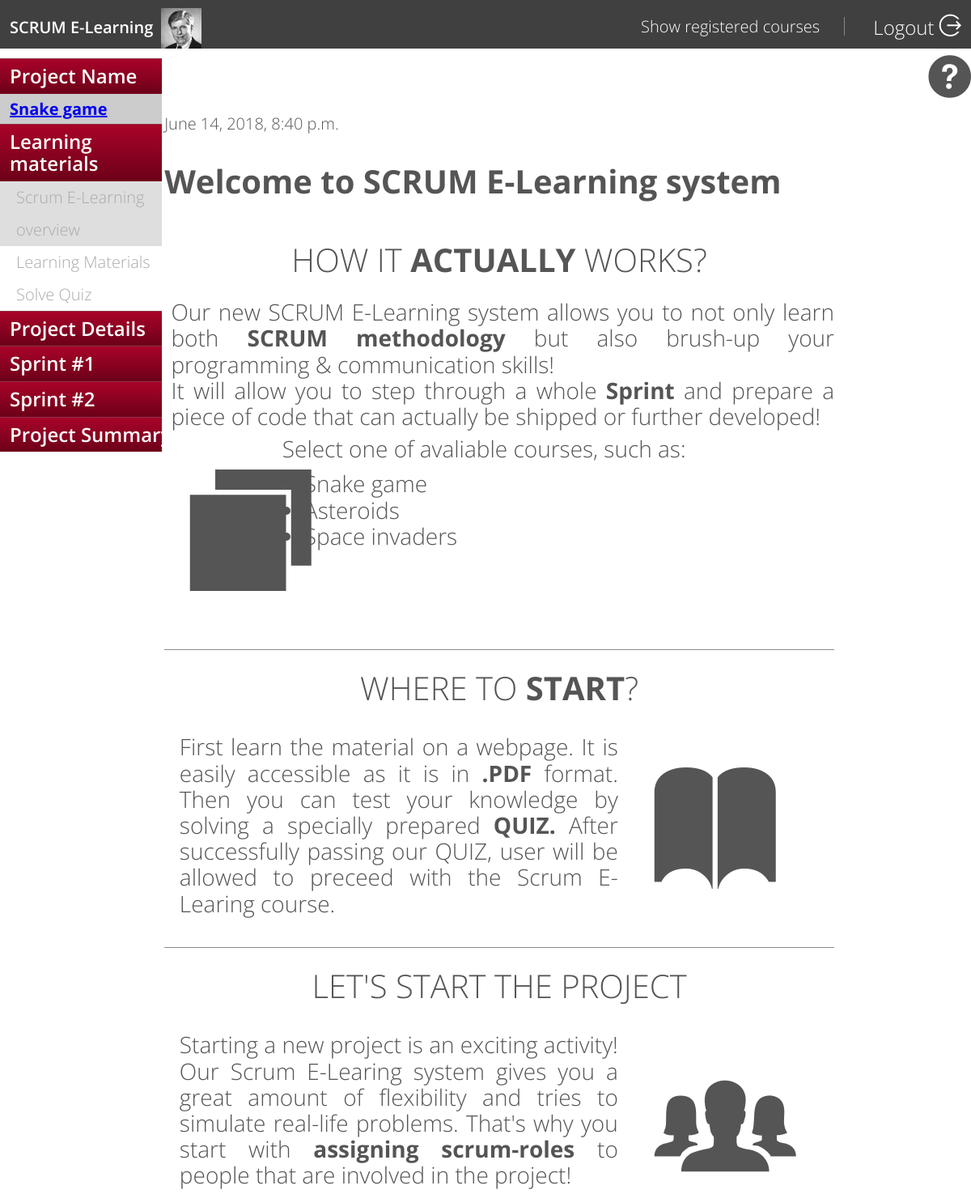
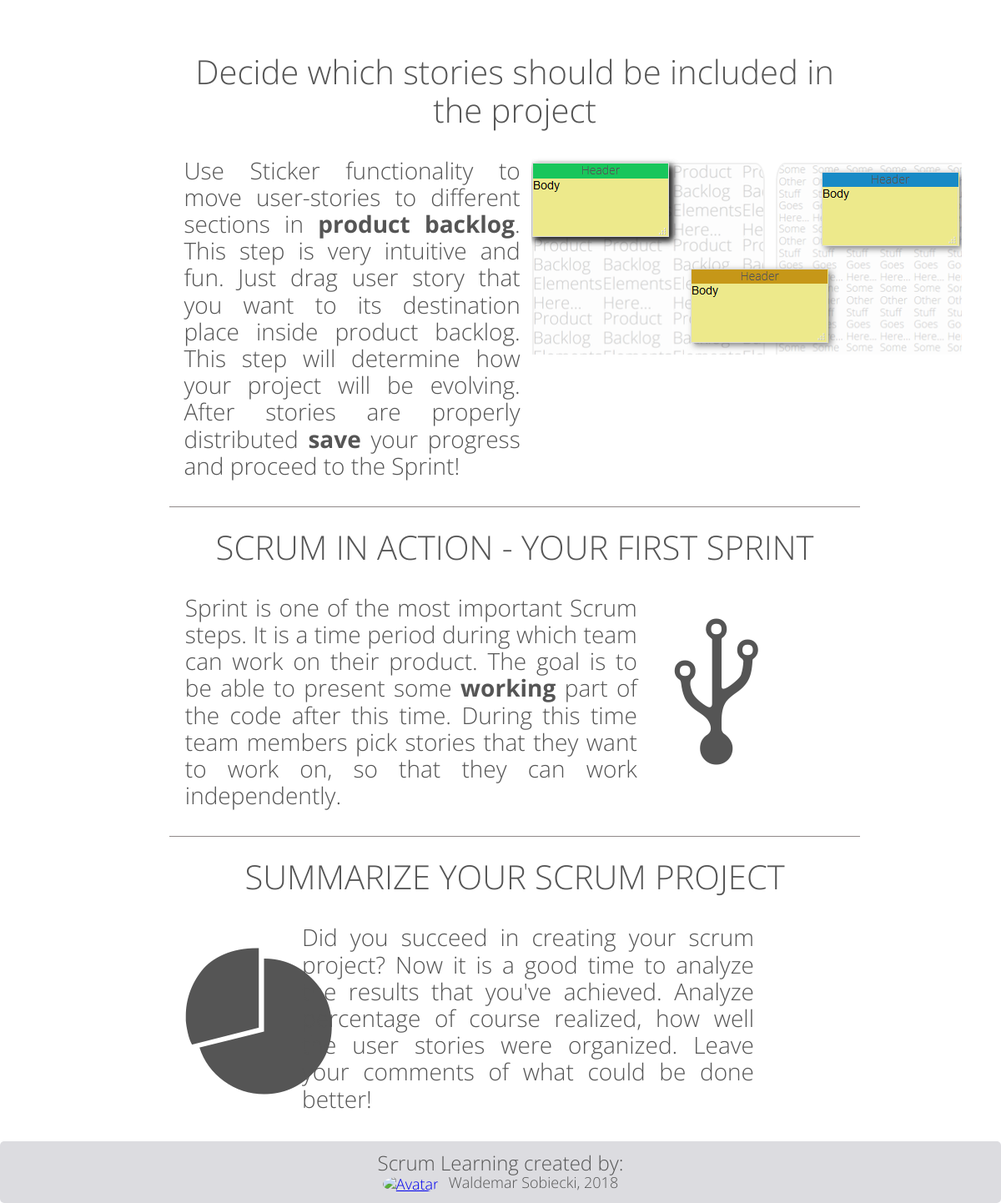
The app's page /course/course_detail/1/ (signed in) with its own data (2 pictures, top to bottom).
### Profile/models.py (models this page shows, shortened)
class Profile(AbstractUser):
    type = models.CharField(max_length=10, blank = True, choices=TYPES, default='Student')
    avatar = models.ImageField(upload_to=user_directory_path, default='static/defaults/!default_user_avatar/user.gif')# #default didn't quite work. When deleted profile the default img was also deleted
    def avatar_url(self):
        if self.avatar and hasattr(self.avatar, 'url'):
            return self.avatar.url
        else:
            return '/static/defaults/!default_user_avatar/user.gif'
    def image_tag(self):
        if self.avatar and hasattr(self.avatar, 'url'):
            return mark_safe('<img src="/media/%s" width="50" height="50" title="%s"/>' % (self.avatar,self.username))
        else:
            return mark_safe('<img src="/%s" width="50" height="50" />' % ('static/defaults/!default_user_avatar/user.gif'))
    image_tag.short_description = 'User Avatar'

### Course/models.py (models this page shows, shortened)
class Course(models.Model):
	program = models.ForeignKey('Program', on_delete=models.CASCADE)
	students = models.ManyToManyField(Profile) #to get list simply course.students.all()
	students_scrum_master = models.ManyToManyField(Profile,related_name='scrum_masters') #to get list simply course.students.all()
	students_developer = models.ManyToManyField(Profile,related_name='develpers') #to get list simply course.students.all()
	students_product_owner = models.ManyToManyField(Profile,related_name='product_owners') #to get list simply course.students.all()
	created = models.DateTimeField(editable=False)
	modified = models.DateTimeField(editable=False)
	deadline = models.DateTimeField(default=datetime.now()+timedelta(days=30),blank=True)
	_progress = models.IntegerField(choices=COURSE_STATES, default=0)
	def get_course_name(self):
		return self.program.name
	get_course_name.short_description = 'Program name'
	def get_cover_tag(self):
		return self.program.cover_tag()
	get_cover_tag.short_description = 'Cover tag'
	def get_progress(self):
		return self._progress

class Program(models.Model):
	name = models.CharField(max_length=64, blank=False, null=False, unique=True)
	slug_name = models.SlugField(max_length=64, blank=False, null=False, unique=True)
	description = models.TextField(blank=True)
	files = models.ManyToManyField(LearningMaterial, related_name='files', blank=True)#
	cover = models.ImageField(upload_to=cover_directory_path, default='static/defaults/default_course_cover/cover.png')
	quiz = models.ManyToManyField(Quiz, related_name='quizes', blank=True)#
	def cover_tag(self):
		if self.cover and hasattr(self.cover, 'url'):
			return mark_safe('<img src="/%s" width="50" height="50" />' % (self.cover))
		else:
			return mark_safe('<img src="/%s" width="50" height="50" />' % ('static/defaults/default_course_cover/cover.png'))
		image_tag.short_description = 'Course Cover'
	def __str__(self):
		return self.name + self.cover_tag()

### Course/views.py (the view)
# urls.py: url(r'^course_detail/(?P<course_pk>\d+)/$', views.course_detail, name='course_detail'),
@login_required #using decorator to make sure only logged users can access this page
def course_detail(request,course_pk):
	context={}
	course = Course.objects.get(pk=course_pk)
	context['course'] = course
	context['progress_estimated'] = 0
	return render(request, 'course_detail.html',context)

### Course/templates/course_detail.html
{% extends "generics/course_generic.html" %}
{% block left %}
      {% include "includes/header_secondary.html" with section='learning_materials'  bullet_point='learning_materials_1' %}
{% endblock %}
{% block right %}
  {{course.created}}
  <div class="col span-10-of-12">
    <div class="overview-container">
        <div class="row">
        <h1>Welcome to SCRUM E-Learning system   </h1>
        </div>
    <div class="row">
        <div class="overview-title">
            How it <span>actually </span> works?
        </div>
        <div class="overview-content">
        Our new SCRUM E-Learning system allows you to not only learn both <span>SCRUM methodology</span> but also brush-up your programming & communication skills!<br>
        It will allow you to step through a whole <span>Sprint</span> and prepare a piece of code that can actually be shipped or further developed!
        </div>
    </div>
    <div class="row">
        <div class="col span-2-of-12">
            <i class="ion-ios-browsers"></i>
        </div>
        <div class="col span-8-of-12">
            <div class="overview-content">
                Select one of avaliable courses, such as:
                <ul>
                    <li>Snake game</li>
                    <li>Asteroids</li>
                    <li>Space invaders</li>
                </ul>
            </div>
        </div>
    </div>
    <div class="row">
        <div class="overview-title">
            Where to <span>start</span>?
        </div>
        <div class="col span-8-of-12">
            <div class="overview-content">
                First learn the material on a webpage. It is easily accessible as it is in <span>.PDF</span> format. Then you can test your knowledge by solving a specially prepared <span>QUIZ.</span> After successfully passing our QUIZ, user will be allowed to preceed with the Scrum E-Learing course.
            </div>
        </div>
        <div class="col span-2-of-12">
            <i class="ion-ios-book"></i>
        </div>
    </div>
    <div class="row">
        <div class="overview-title">
            Let's start the project
        </div>
        <div class="col span-8-of-12">
            <div class="overview-content">
                Starting a new project is an exciting activity! Our Scrum E-Learing system gives you a great amount of flexibility and tries to simulate real-life problems. That's why you start with <span>assigning scrum-roles </span> to people that are involved in the project!
            </div>
        </div>
        <div class="col span-2-of-12">
            <i class="ion-ios-people"></i>
        </div>
    </div>
    <div class="row">
        <h4>
            Decide which stories should be included in the project
        </h4>
        <div class="col span-6-of-12">
            <div class="overview-content">
                Use Sticker functionality to move user-stories to different sections in <span>product backlog</span>. This step is very intuitive and fun. Just drag user story that you want to its destination place inside product backlog. This step will determine how your project will be evolving. After stories are properly distributed <span>save</span> your progress and proceed to the Sprint!
            </div>
        </div>
        <div class="col span-4-of-12">
            <img src="static/img/backlog_example.PNG">
        </div>
    </div>
    <div class="row">
        <div class="overview-title">
            Scrum in action - your first sprint
        </div>
        <div class="col span-8-of-12">
            <div class="overview-content">
                Sprint is one of the most important Scrum steps. It is a time period during which team can work on their product. The goal is to be able to present some <span>working</span> part of the code after this time. During this time team members pick stories that they want to work on, so that they can work independently.
            </div>
        </div>
        <div class="col span-2-of-12">
            <i class="ion-usb"></i>
        </div>
    </div>
    <div class="row">
        <div class="overview-title">
            Summarize your Scrum project
        </div>
        <div class="col span-2-of-12">
            <i class="ion-ios-pie icon-left"></i>
        </div>
        <div class="col span-8-of-12">
            <div class="overview-content">
            Did you succeed in creating your scrum project? Now it is a good time to analyze the results that you've achieved. Analyze percentage of course realized, how well the user stories were organized. Leave your comments of what could be done better!
            </div>
        </div>
    </div>
</div>
</div>
{% endblock %}

### templates/includes/header_course.html (shortened to what this page needs)
    {% load static %}
    <header>
        <div class="row">
            <div class=logo>
               <a href="{% url 'index_page' %}">SCRUM E-Learning</a>
            </div>
            <img src="{{ request.user.avatar_url }}" title="Logged as: {{request.user.username}}" style="height: 50px; width: auto;margin-left: 10px;">
            <div class="main-nav">
                <ul>
                    <li><a href="{% url 'Course:course_list' %}">Show registered courses</a></li>
                    <li><a href="{% url 'Profile:logout_profile' %}">Logout  <i class="ion-log-out"></i></a></li>
                </ul>
            </div>
        </div>
    </header>

### templates/includes/header_secondary.html (shortened to what this page needs)
        {% load static %}
             <div class="menu-item alpha {% if section == 'program_description' %} active {% endif %}">
              <h4><a href="#">Project Name</a></h4>
              <h3 class="{% if bullet_point == 'program_description_1' %} active {% endif %}"><a href="{% url 'Course:program_description' course.pk %}">{{course.program.name}}</a></h3>
            </div>
            <div class="{% if section == 'learning_materials' %} active {% endif %} menu-item">
              <h4><a href="#">Learning materials</a></h4>
              <ul>
                <li class="{% if bullet_point == 'learning_materials_1' %} active {% endif %}">
                  <a href="{% url 'Course:course_detail' course.pk %}">Scrum E-Learning overview </a>
                </li>
                <li class="{% if bullet_point == 'learning_materials_2' %} active {% endif %}"><a href="{% url 'Course:learning_materials' course.pk %}">Learning Materials</a></li>
                <li class="{% if bullet_point == 'learning_materials_3' %} active {% endif %}"><a href="{% url 'Course:quiz' course.pk %}">Solve Quiz</a></li>
              </ul>
            </div>
            <div class="{% if section == 'project_details' %} active {% endif %} menu-item">
              <h4><a href="#">Project Details</a></h4>
            </div>
            <div class="{% if section == 'sprint' %} active {% endif %} menu-item">
              <h4><a href="#">Sprint #1</a></h4>
            </div>
            <div class="{% if section == 'sprint2' %} active {% endif %} menu-item">
              <h4><a href="#">Sprint #2</a></h4>
            </div>
            <div class="{% if section == 'project_summary' %} active {% endif %} menu-item">
              <h4><a href="#">Project Summary</a></h4>
            </div>

### static/css/responsivegridsystem.css (style rules this page uses)
.row { zoom: 1; }
.row:before, .row:after { content:""; display:table; }
.row:after { clear:both; }
.col { display: block; float:left; margin: 1% 0 1% 1.6%; }
.col:first-child { margin-left: 0; }
.span-10-of-12 { width: 83.06%; }
.span-8-of-12 { width: 66.13%; }
.span-6-of-12 { width: 49.2%; }
.span-4-of-12 { width: 32.26%; }
.span-2-of-12 { width: 15.33%; }

### static/css/style.css (style rules this page uses)
* { margin: 0; padding: 0; box-sizing: border-box; }
html, body, section { background-color: #fff; color: #555; font-family: 'Open Sans', sans-serif; font-size: 20px; font-weight: 300; text-rendering: optimizeLegibility; width: 100%; margin: 0 auto; }
.row { max-width: 2000px; margin: 0 auto; }
header { background-color:rgba(0, 0, 0, 0.75); color: #fff; padding: 10px 0; height: 60px; position: fixed; left: 0; top: 0; width: 100%; }
.logo { margin-top: 1%; float: left; font-weight: 600; margin-left:1%; display: inline-block; width: auto; }
.main-nav { margin-top: 0.5%; margin-right: 1%; float: right; }
.main-nav li { list-style: none; display: inline-block; border-right: 1px solid rgba(154, 152, 152, 0.82); padding:0 30px; vertical-align: middle; }
.main-nav ul li:last-child { border: 0px; padding-right: 0; font-size: 1.2em; margin-top: -0.5%; }
.main-nav a:link,a:visited, .logo a, .logo a:visited { color: #fff; text-decoration: none; }
.main-nav i { font-size: 1.3em; font-weight: bold; }
.menu-item { min-width: 200px; }
.menu-item h4 { color: #fff; font-size: 1.2em; font-weight: 600; padding: 7px 12px; background: #a90329; }
.menu-item h3 { color: #111; font-size: 1em; font-weight: bold; padding: 7px 12px; background: #ccc; }
.menu-item h4 a { color: white; display: block; text-decoration: none; width: 200px; }
.menu-item h4 { border-bottom: 1px solid rgba(0,0,0,0.3); border-top: 1px solid rgba(255,255,255,0.2); color: #fff; font-size: 1.2em; font-weight: 600; padding: 7px 12px; background: #a90329; background: -moz-linear-gradient(top, #a90329 0%, #8f0222 44%, #6d0019 100%); background: -webkit-gradient(linear, left top, left bottom, color-stop(0%,#a90329), color-stop(44%,#8f0222), color-stop(100%,#6d0019)); background: -webkit-linear-gradient(top, #a90329 0%,#8f0222 44%,#6d0019 100%); background: -o-linear-gradient(top, #a90329 0%,#8f0222 44%,#6d0019 100%); background: -ms-linear-gradient(top, #a90329 0%,#8f0222 44%,#6d0019 100%); background: linear-gradient(top, #a90329 0%,#8f0222 44%,#6d0019 100%); filter: progid:DXImageTransform.Microsoft.gradient( startColorstr='#a90329', endColorstr='#6d0019',GradientType=0 ); }
.menu-item ul { background: #b4b3b3; font-size: 13px; line-height: 30px; list-style-type: none; overflow: hidden; padding: 0px; }
.menu-item ul a { margin-left: 20px; text-decoration: none; color: #aaa; display: block; width: 200px; }
.menu-item li, { border-bottom: 1px solid #eee; }
.menu-item ul { background: #fff; font-size: 1em; line-height: 2em; list-style-type: none; overflow: hidden; padding: 0px; max-height: 0px; transition: max-height 2s ease-out; }
.menu-item.active ul { overflow: visible; max-height: 500px; }
.menu-item ul li.active { background: #dedede; }
.overview-container h4 { font-size: 2em; text-align: center; margin: 3% auto; font-weight: 100; }
.overview-container i { font-size: 10em; padding: 25%; }
.overview-title { text-align: center; margin: 3% auto; font-size: 2em; text-transform:uppercase; }
.overview-container > .row:nth-child(n + 3) > .overview-title { border-top: 1px solid #908a8a; margin-top: 3%; padding-top: 3%; }
.overview-title span, .overview-content span { font-weight: bold; }
.overview-content { font-size: 1.4em; text-align: justify; margin-left: 1%; }
.overview-content ul { margin-left: 5%; margin-top: 2%; }
.icon-left { margin-left: -20%; margin-top: 20px; }

### records on screen
Profile: user.avatar_url (placeholder picture)
Course: program.name "Snake game", created "June 14, 2018, 8:40 p.m."
